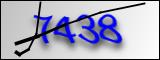
#> input picture instance/验证码/444.jpg, 160 x 60 px
$ python demo.py
#> lines starting #> are read from the running program, lines starting #| are printed output that depends on the picture; after the words box and inside, x2 and y2 are one past the last pixel; in counts of white or black regions, pixels touching at a corner belong together
# -*- coding: utf-8 -*-
# *****************************************************************
# Author     : John
# Date       : 2023-11-14
# Description: 验证码 (测试)
# https://blog.csdn.net/Cameback_Tang/article/details/124247948 Python使用pytesseract进行验证码图像识别
# https://blog.csdn.net/u010698107/article/details/121736386
# *****************************************************************

import pytesseract
from PIL import Image
from pylab import *
from numpy import *
from PIL import ImageFilter
import cv2
import pytesseract

from PIL import Image
import pytesseract

import cv2
import pytesseract

def recognize_captcha(image_path):
    # 读取验证码图片
#> called with image_path = '444.jpg'
    image = cv2.imread(image_path)
#> image is the input picture: shape (60, 160, 3); mean B, G, R 191.2, 171.7, 171.6

    # 图像预处理
    gray = cv2.cvtColor(image, cv2.COLOR_BGR2GRAY)
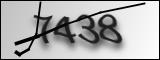
#> gray: shape (60, 160); min 0, max 255, mean 173.9
    ret, binary = cv2.threshold(gray, 127, 255, cv2.THRESH_BINARY)
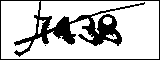
#> binary: shape (60, 160); 77.8% white; 2 black regions (1 under 20 px)

    # 字符分割
    contours, hierarchy = cv2.findContours(binary, cv2.RETR_EXTERNAL, cv2.CHAIN_APPROX_SIMPLE)
#> contours = 4 contours; box (x1, y1, x2, y2) and area: (1, 1, 159, 59) 6808, (103, 17, 112, 25) 46, (38, 20, 46, 34) 33, (106, 34, 117, 40) 26

    # 特征提取和字符识别
    result = []
    for contour in contours:
        (x, y, w, h) = cv2.boundingRect(contour)
        roi = gray[y:y+h, x:x+w]
        text = pytesseract.image_to_string(roi, config='--psm 10 --oem 3 -c tessedit_char_whitelist=0123456789')
        result.append(text)
#> this loop made 1 pass
#> (x, y, w, h) on pass 1: (106, 34, 11, 6)
#> after the loop, result = []

    return result

# 调用识别函数
# captcha_path = '18cm.jpg'
captcha_path = '444.jpg'
#> (the run stopped early here; a loop or call above may not have finished)
